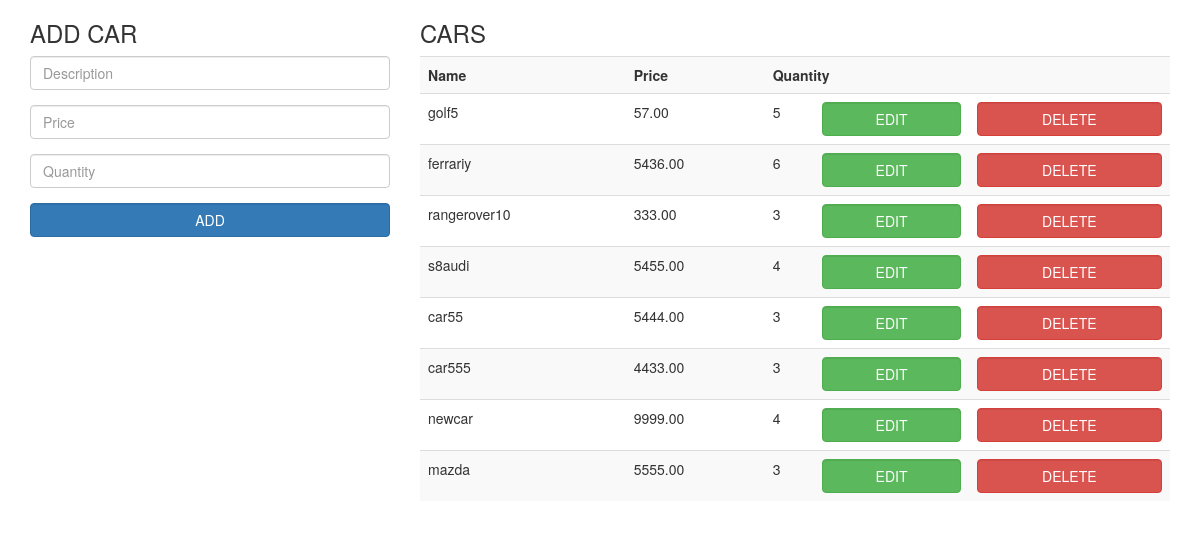
Screenshot of /cars/ with the database file from the repository.
### cars/models.py (models this page shows)
class Car(models.Model):
    description = models.CharField(max_length=100)
    price = models.DecimalField(max_digits=9, decimal_places=2)
    quantity = models.IntegerField()

### cars/views.py (the view)
# urls.py: path('cars/',  views.CarView.as_view(), name='cars'),
class CarView(ListView):
    model = Car
    template_name = 'cars.html'
    context_object_name = 'Objs'

### templates/cars.html (shortened to what this page needs)
{% extends 'base.html' %}
{% load static %}
{% block content %}
<div class="container">
    <div class="row">
      <div class="col-md-4 ">
        <h3>ADD CAR</h3>
        <form id="addCar" action="" method="post">
          <div class="form-group">
            <input class="form-control" type="text" name="description" placeholder="Description" required>
          </div>
          <div class="form-group">
            <input class="form-control" type="text" name="price" placeholder="Price" required>
          </div>
          <div class="form-group">
            <input class="form-control" type="number" name="quantity" placeholder="Quantity" required>
          </div>
          <button class="btn btn-primary form-control" type="submit">ADD</button>
        </form>
      </div>
      <div class="col-md-8">
        <h3>CARS</h3>
        <table id="ObjTable" class="table table-striped">
          <tr>
            <th>Name</th>
            <th>Price</th>
            <th colspan="3">Quantity</th>
          </tr>
          {% if Objs %}
          {% for Obj in Objs %}
          <tr id="Obj-{{Obj.id}}">
              <td class="ObjDescription ObjData" name="description">{{Obj.description}}</td>
              <td class="ObjPrice ObjData" name="price">{{Obj.price}}</td>
              <td class="ObjQuantity ObjData" name="quantity">{{Obj.quantity}}</td>
              <td align="center">
                  <button class="btn btn-success form-control" onClick="editObj({{Obj.id}})" data-toggle="modal" data-target="#myModal")">EDIT</button>
              </td>
              <td align="center">
                  <button class="btn btn-danger form-control" onClick="deleteObj({{Obj.id}})">DELETE</button>
              </td>
          </tr>
          {% endfor %}
          {% else %}
            No Objs
          {% endif %}
        </table>
      </div>
    </div>
  </div>
{% endblock %}

### templates/base.html (shortened to what this page needs)
{% load static %}
<!doctype html>
<html>
  <head>
    <link rel="stylesheet" href="https://maxcdn.bootstrapcdn.com/bootstrap/3.3.7/css/bootstrap.min.css">
  </head>
  <body>
    <main>
    {% block content %}
    {% endblock content %}
    </main>
  </body>
</html>

### rows the page displays
Car: description "golf5", price "57.00", quantity "5"
Car: description "ferrariy", price "5436.00", quantity "6"
Car: description "rangerover10", price "333.00", quantity "3"
Car: description "s8audi", price "5455.00", quantity "4"
Car: description "car55", price "5444.00", quantity "3"
Car: description "car555", price "4433.00", quantity "3"
Car: description "newcar", price "9999.00", quantity "4"
Car: description "mazda", price "5555.00", quantity "3"
